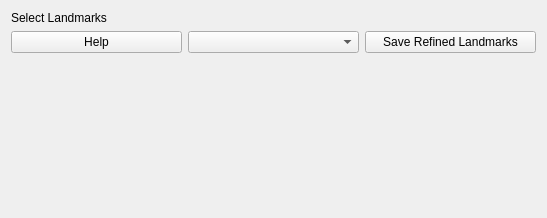
<?xml version="1.0" encoding="UTF-8"?>
<ui version="4.0">
 <class>FourChamberLandmarksViewControls</class>
 <widget class="QWidget" name="FourChamberLandmarksViewControls">
  <property name="geometry">
   <rect>
    <x>0</x>
    <y>0</y>
    <width>547</width>
    <height>218</height>
   </rect>
  </property>
  <property name="windowTitle">
   <string>QmitkTemplate</string>
  </property>
  <layout class="QVBoxLayout" name="verticalLayout">
   <item>
    <layout class="QGridLayout" name="gridLayout">
     <item row="1" column="0">
      <widget class="QPushButton" name="button_help">
       <property name="text">
        <string>Help</string>
       </property>
      </widget>
     </item>
     <item row="1" column="2">
      <widget class="QPushButton" name="button_save">
       <property name="text">
        <string>Save Refined Landmarks</string>
       </property>
      </widget>
     </item>
     <item row="0" column="0">
      <widget class="QLabel" name="label_1">
       <property name="text">
        <string>Select Landmarks </string>
       </property>
      </widget>
     </item>
     <item row="1" column="1">
      <widget class="QComboBox" name="combo_select"/>
     </item>
    </layout>
   </item>
   <item>
    <widget class="QVTKOpenGLStereoWidget" name="widget_1" native="true">
     <property name="sizePolicy">
      <sizepolicy hsizetype="MinimumExpanding" vsizetype="MinimumExpanding">
       <horstretch>0</horstretch>
       <verstretch>0</verstretch>
      </sizepolicy>
     </property>
    </widget>
   </item>
  </layout>
 </widget>
 <layoutdefault spacing="6" margin="11"/>
 <customwidgets>
  <customwidget>
   <class>QVTKOpenGLStereoWidget</class>
   <extends>QWidget</extends>
   <header>QVTKOpenGLStereoWidget.h</header>
   <container>1</container>
  </customwidget>
 </customwidgets>
 <resources/>
 <connections/>
</ui>
